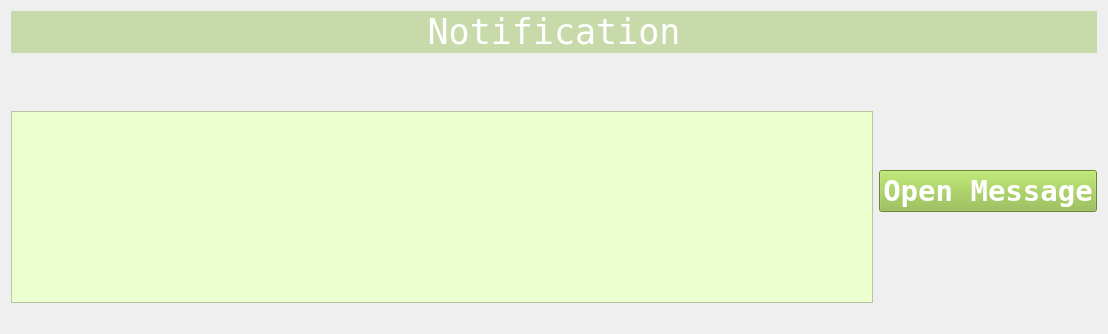
               <widget class="QWidget" name="page">
                <layout class="QGridLayout" name="gridLayout_7">
                 <item row="4" column="0">
                  <spacer name="horizontalSpacer_19">
                   <property name="orientation">
                    <enum>Qt::Horizontal</enum>
                   </property>
                   <property name="sizeHint" stdset="0">
                    <size>
                     <width>862</width>
                     <height>20</height>
                    </size>
                   </property>
                  </spacer>
                 </item>
                 <item row="6" column="0">
                  <widget class="QTableView" name="tableView_3">
                   <property name="styleSheet">
                    <string notr="true">background-color: rgb(236, 255, 206);</string>
                   </property>
                   <property name="alternatingRowColors">
                    <bool>true</bool>
                   </property>
                   <property name="selectionMode">
                    <enum>QAbstractItemView::SingleSelection</enum>
                   </property>
                   <property name="selectionBehavior">
                    <enum>QAbstractItemView::SelectRows</enum>
                   </property>
                  </widget>
                 </item>
                 <item row="3" column="0">
                  <spacer name="horizontalSpacer_13">
                   <property name="orientation">
                    <enum>Qt::Horizontal</enum>
                   </property>
                   <property name="sizeHint" stdset="0">
                    <size>
                     <width>862</width>
                     <height>20</height>
                    </size>
                   </property>
                  </spacer>
                 </item>
                 <item row="3" column="1" rowspan="5">
                  <layout class="QHBoxLayout" name="horizontalLayout_19">
                   <item>
                    <widget class="QPushButton" name="openMessageBtn">
                     <property name="font">
                      <font>
                       <family>NSimSun</family>
                       <pointsize>22</pointsize>
                       <weight>75</weight>
                       <bold>true</bold>
                      </font>
                     </property>
                     <property name="styleSheet">
                      <string notr="true">
QPushButton:hover{
background-color:rgb(119, 156, 55);
color: rgb(255,255,255);
}

QPushButton{
background-color:rgb(143,188,66);
color:rgb(255,255,255);

}</string>
                     </property>
                     <property name="text">
                      <string>Open Message</string>
                     </property>
                     <property name="flat">
                      <bool>false</bool>
                     </property>
                    </widget>
                   </item>
                  </layout>
                 </item>
                 <item row="2" column="0" colspan="2">
                  <widget class="QLabel" name="label_8">
                   <property name="font">
                    <font>
                     <family>NSimSun</family>
                     <pointsize>26</pointsize>
                     <weight>50</weight>
                     <bold>false</bold>
                    </font>
                   </property>
                   <property name="styleSheet">
                    <string notr="true">color: rgb(255, 255, 255);
background-color: rgba(143, 188, 66,0.4);</string>
                   </property>
                   <property name="text">
                    <string>Notification</string>
                   </property>
                   <property name="alignment">
                    <set>Qt::AlignCenter</set>
                   </property>
                  </widget>
                 </item>
                 <item row="7" column="0">
                  <spacer name="horizontalSpacer_14">
                   <property name="orientation">
                    <enum>Qt::Horizontal</enum>
                   </property>
                   <property name="sizeHint" stdset="0">
                    <size>
                     <width>862</width>
                     <height>20</height>
                    </size>
                   </property>
                  </spacer>
                 </item>
                </layout>
               </widget>
